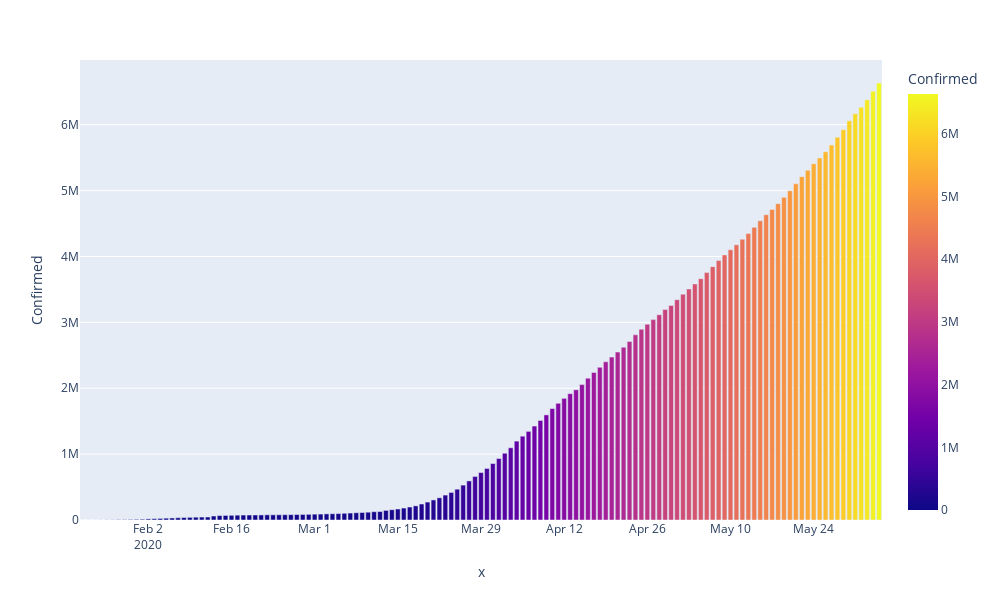

The notebook cell this image was saved under:
### Code cell
## Bar Graph using plotly for Confirmed Cases
import plotly.express as px
fig = px.bar(covid19_datewise, x = covid19_datewise.index, y = 'Confirmed', height = 600, width = 1000, color='Confirmed')
fig.show()

### Figure 1 — Plotly figure (JSON) as saved in the notebook; plotly's stock layout.template omitted (floating-point values rounded to 4 significant figures; data arrays with more than 128 entries replaced by an {"elided": "..."} marker saying what was removed)
{"data": [{"alignmentgroup": "True", "hovertemplate": "x=%{x}<br>Confirmed=%{marker.color}<extra></extra>", "legendgroup": "", "marker": {"color": {"elided": "135 int values"}, "coloraxis": "coloraxis"}, "name": "", "offsetgroup": "", "orientation": "v", "showlegend": false, "textposition": "auto", "type": "bar", "x": {"elided": "135 str values"}, "xaxis": "x", "y": {"elided": "135 int values"}, "yaxis": "y"}], "layout": {"barmode": "relative", "coloraxis": {"colorbar": {"title": {"text": "Confirmed"}}, "colorscale": [[0, "#0d0887"], [0.1111, "#46039f"], [0.2222, "#7201a8"], [0.3333, "#9c179e"], [0.4444, "#bd3786"], [0.5556, "#d8576b"], [0.6667, "#ed7953"], [0.7778, "#fb9f3a"], [0.8889, "#fdca26"], [1, "#f0f921"]]}, "height": 600, "legend": {"tracegroupgap": 0}, "margin": {"t": 60}, "width": 1000, "xaxis": {"anchor": "y", "domain": [0, 1], "title": {"text": "x"}}, "yaxis": {"anchor": "x", "domain": [0, 1], "title": {"text": "Confirmed"}}}}
